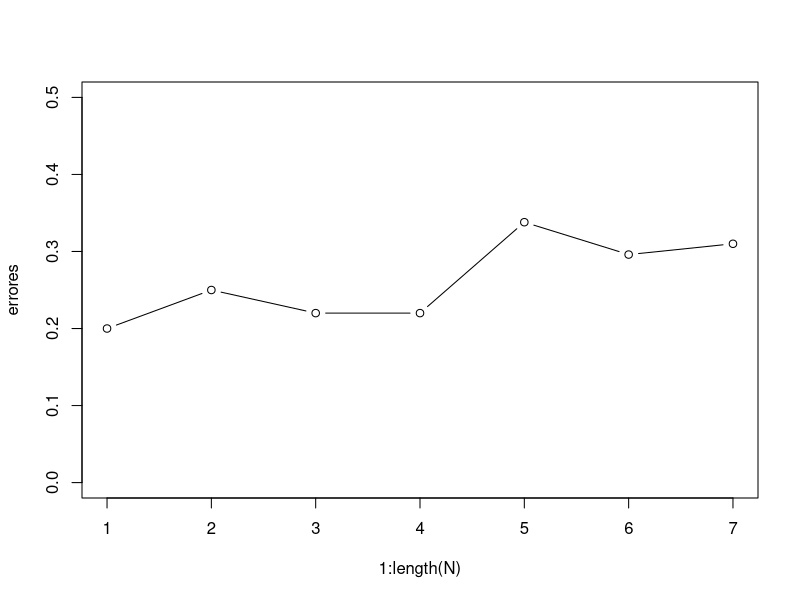

Write the R code that produced this figure.
#########################################################################
#                     Ejercicio 1. Laboratorio 1                        #
#########################################################################

crear_muestra <- function(n, N0, N1) {
  # INPUT: número de muestras; N0 la distribución 0 y
  #        N1 la distribución 1 
  # OUTPUT: un vector de pares [(X, C), ....]
  resultados <- vector("list", n)
  
  for (i in 1:n) {
    # Generar una variable aleatoria binomial
    c <- rbinom(1, size = 1, prob = 0.5)
    if (c == 0) {
      x <- rnorm(1, mean = N0[1], sd = N0[2])
    } else {
      x <- rnorm(1, mean = N1[1], sd = N1[2])
    }
    
    # Agregar el par (X, C) a la lista de resultados
    resultados[[i]] <- c(x, c)
  }
  return(do.call(rbind, resultados))
}


clasificador_bayes <- function(muestra, N0, N1){
  error <- 0
  length(muestra[, 1])
  for (n in 1:length(muestra[, 1])){
    d1 <- dnorm(muestra[n, 1], mean = N0[1], sd = N0[2])
    d2 <- dnorm(muestra[n, 1], mean = N1[1], sd = N1[2])
    
    # a es la clase predecida
    a <- 0
    if (d2 > d1){
      a <- 1
    }
    
    error <- error +  abs(muestra[n, 2] - a)
  }
  error / length(muestra[, 1])
  #error
}

N0 <- c(0, 1)
N1 <- c(1, 1)
N <- c(10, 20, 50, 100, 500, 1000, 5000)
#N <- seq(from = 1000, to = 10000, by = 100)

errores <- vector("list", length(N))
for (i in 1:length(N)){
  muestra<- crear_muestra(N[i], N0, N1)
  errores[i] <- clasificador_bayes(muestra, N0, N1)
}
errores
plot(1:length(N), errores, type = "b", ylim = c(0, 0.5))



